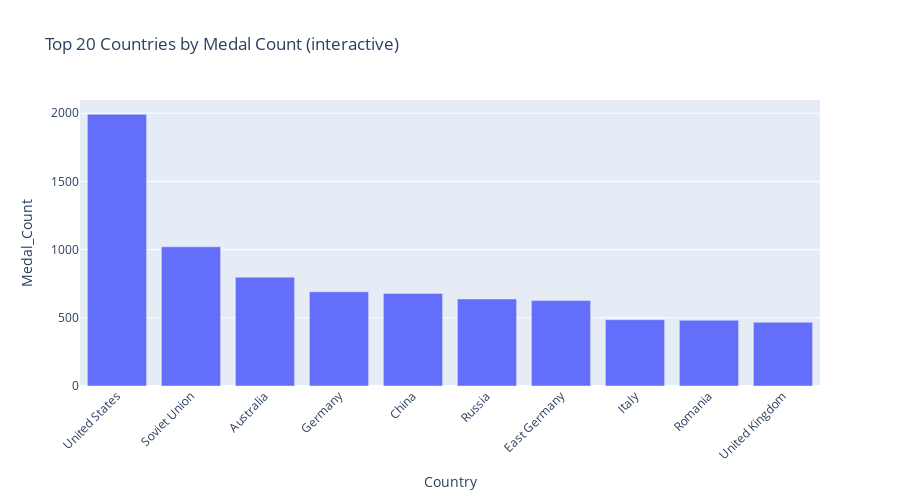

The notebook cell this image was saved under:
### Markdown cell above
## Interactive Visualizations (Plotly)

Top 20 countries — interactive bar chart

### Code cell
fig = px.bar(top_countries.head(20), x='Country', y='Medal_Count',
             title='Top 20 Countries by Medal Count (interactive)',
             hover_data=['Medal_Count'])
fig.update_layout(xaxis_tickangle=-45, height=500)
fig.show()

### Figure 1 — Plotly figure (JSON) as saved in the notebook; plotly's stock layout.template omitted (floating-point values rounded to 4 significant figures)
{"data": [{"alignmentgroup": "True", "hovertemplate": "Country=%{x}<br>Medal_Count=%{y}<extra></extra>", "legendgroup": "", "marker": {"color": "#636efa", "pattern": {"shape": ""}}, "name": "", "offsetgroup": "", "orientation": "v", "showlegend": false, "textposition": "auto", "type": "bar", "x": ["United States", "Soviet Union", "Australia", "Germany", "China", "Russia", "East Germany", "Italy", "Romania", "United Kingdom"], "xaxis": "x", "y": [1992, 1021, 798, 691, 679, 638, 626, 486, 482, 467], "yaxis": "y"}], "layout": {"barmode": "relative", "height": 500, "legend": {"tracegroupgap": 0}, "title": {"text": "Top 20 Countries by Medal Count (interactive)"}, "xaxis": {"anchor": "y", "domain": [0, 1], "tickangle": -45, "title": {"text": "Country"}}, "yaxis": {"anchor": "x", "domain": [0, 1], "title": {"text": "Medal_Count"}}}}
